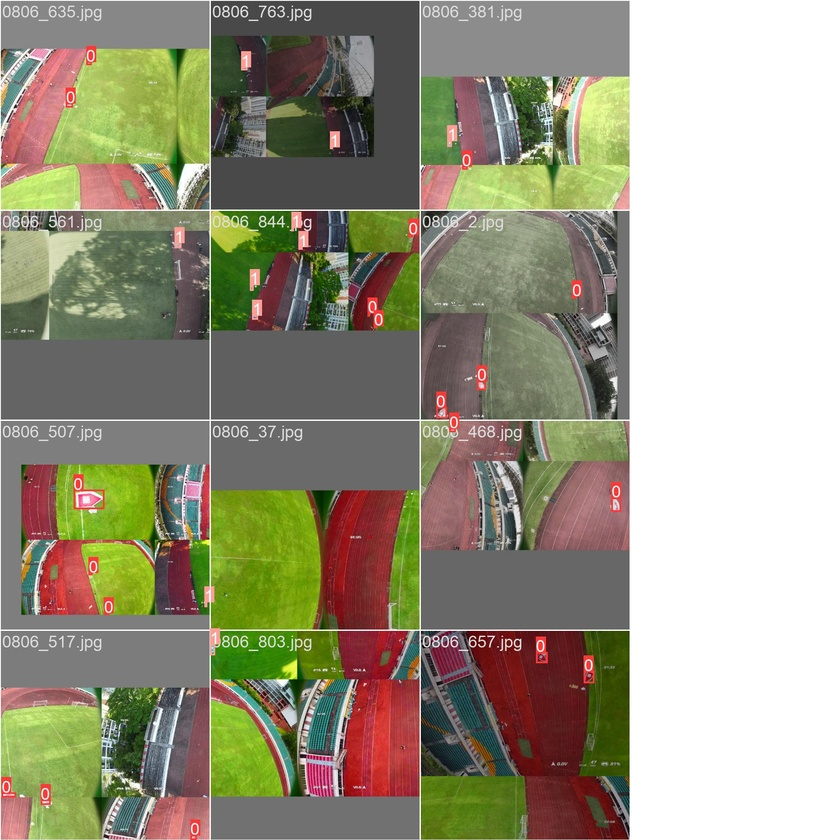
#> input picture vision/weights/m_low/train_batch0.jpg, 840 x 840 px, shrunk from 1920 x 1920 before the run
$ python -i crop.py   (imports and definitions only)
#> lines starting #> are read from the running program, lines starting #| are printed output that depends on the picture; after the words box and inside, x2 and y2 are one past the last pixel; in counts of white or black regions, pixels touching at a corner belong together
#> further down, picture is the input picture: shape (840, 840, 3); mean B, G, R 130.8, 151.2, 155.1
"""
提取转正标靶的数字矩形框
"""
import cv2
import numpy as np

def crop(img):
    """
    提取转正标靶的数字矩形框

    Args:
        img: 待处理图片，是openCV的BGR格式
    Returns:
        数字矩形框图片，是openCV的BGR格式; 若未检测到数字矩形框，返回长宽为0的图片，也是openCV的BGR格式
    """
    img_length = (img.shape[0] + img.shape[1]) * 2
#> img_length = 3360
    img_gray = cv2.cvtColor(img, cv2.COLOR_BGR2GRAY)
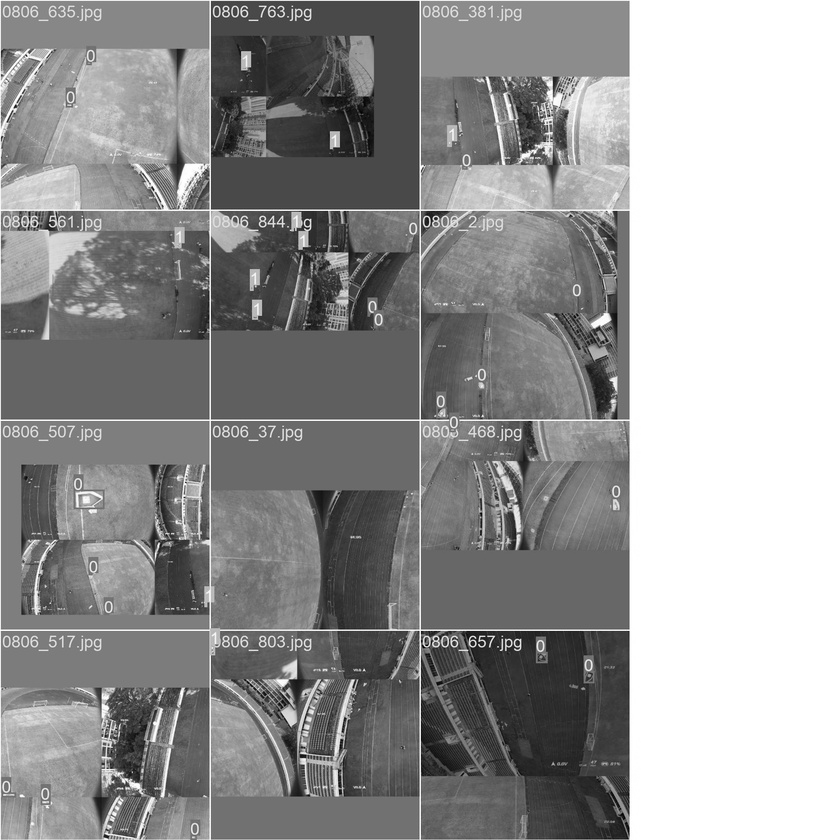
#> img_gray: shape (840, 840); min 0, max 255, mean 150.1

    imgb = cv2.Canny(img_gray, 60, 180, L2gradient=True)
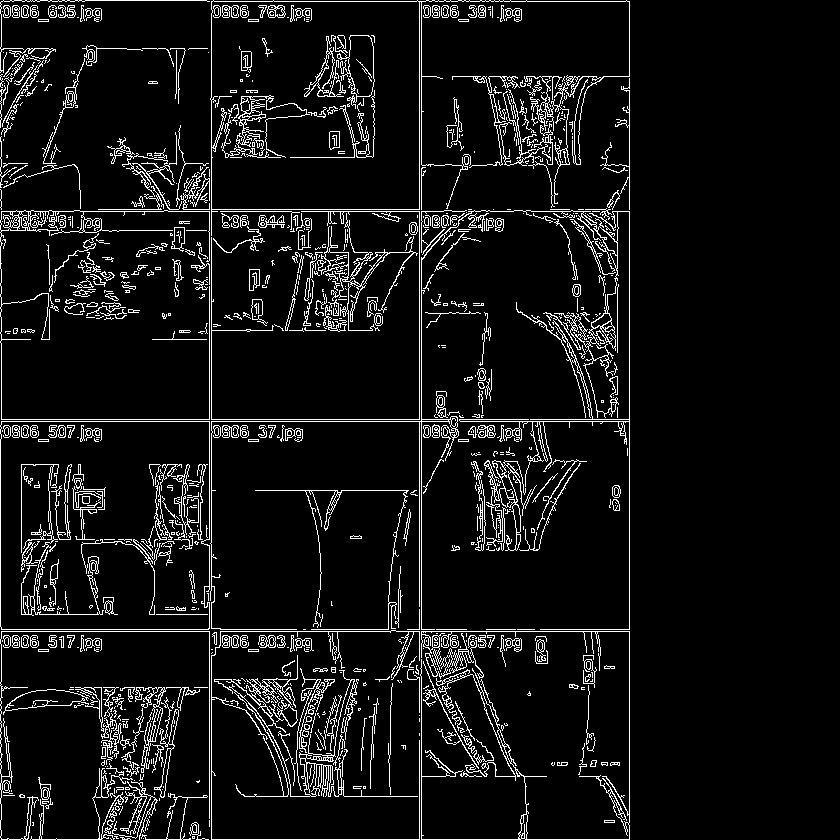
#> imgb: shape (840, 840); 7.4% white in thin lines or dots, all inside (x1, y1, x2, y2) = (0, 0, 630, 840)

    # 找到所有边界，按边界的外界最小矩形的面积大小排序
    contours, _ = cv2.findContours(imgb, cv2.RETR_TREE, cv2.CHAIN_APPROX_SIMPLE)
#> contours = 1862 contours, 1456 with area under 20; largest, box (x1, y1, x2, y2) and area: (210, 0, 630, 236) 43800, (0, 421, 210, 630) 43336, (0, 421, 210, 630) 43324, (210, 0, 420, 210) 43202, (214, 655, 418, 797) 1890
    rects = [(i, cv2.minAreaRect(contour)) for i, contour in enumerate(contours)]
#> rects = 1862 items
    rects.sort(key=lambda x: x[1][1][0]*x[1][1][1], reverse=True)

    # img = img / 255.0  # 注意255.0得采用浮点数
    # img = np.power(img, 2.0) * 255.0
    # img = img.astype(np.uint8)

    # 寻找近似为正方形的框，即为数字框
    # 限制正方形的最小面积，避免图中仍有小的黑色正方形框
    # 提取数字所在平行四边形，并变换为正方形
    for rect in rects:
        if rect[1][1][1] != 0 and rect[1][1][0] / rect[1][1][1] < 1.25 and rect[1][1][0] / rect[1][1][1] > 0.8 and rect[1][1][0] * rect[1][1][1] > 0.0004 * (img_length ** 2):
            epsilon = 0.1 * cv2.arcLength(contours[rect[0]], True)
            approx = cv2.approxPolyDP(contours[rect[0]], epsilon, True)
            approx = np.squeeze(approx, 1)
            if len(approx) != 4:
                return img[0:0, 0:0]
            ind = 0
            for i in range(3):
                if approx[i+1][0] + approx[i+1][1] < approx[ind][0] + approx[ind][1]:
                    ind = i + 1
            tmp_list = []
            if not ind:
                tmp_list = [[0, 0], [0, 30], [30, 30], [30, 0]]
            elif ind == 1:
                tmp_list = [[30, 0], [0, 0], [0, 30], [30, 30]]
            elif ind == 2:
                tmp_list = [[30, 30], [30, 0], [0, 0], [0, 30]]
            elif ind == 3:
                tmp_list = [[0, 30], [30, 30], [30, 0], [0, 0]]
            src = np.array(approx, dtype=np.float32)
            dst = np.array(tmp_list, dtype=np.float32)
            M = cv2.getPerspectiveTransform(src, dst)
            ret = cv2.warpPerspective(img, M, [30, 30], flags=cv2.INTER_CUBIC, borderMode=cv2.BORDER_REPLICATE)
            return ret
#> this loop made 1 pass
#> (rect, epsilon, approx) on pass 1: ((1311, ((419.5, 419.5), (419, 419), -90)), 816.8, [[629, 211]])

    # 若找不到返回长宽均为0的照片
    return img[0:0, 0:0]

>>> import cv2
>>> picture = cv2.imread('weights/m_low/train_batch0.jpg')
>>> result = crop(picture)
#> result = empty array

$ run again, on vision/weights/m_low/train_batch1.jpg
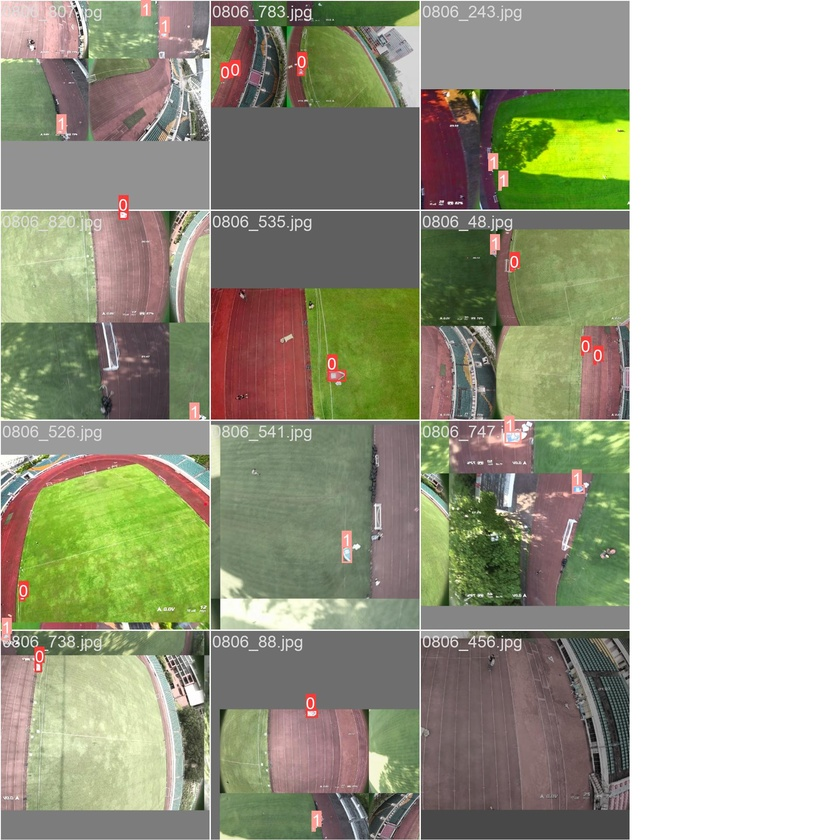
#> input picture vision/weights/m_low/train_batch1.jpg, 840 x 840 px, shrunk from 1920 x 1920 before the run
#> picture is the input picture: shape (840, 840, 3); mean B, G, R 143.7, 164, 162.9
#> in crop, `imgb = cv2.Canny(img_gray, 60, 180, L2gradient=True)`:
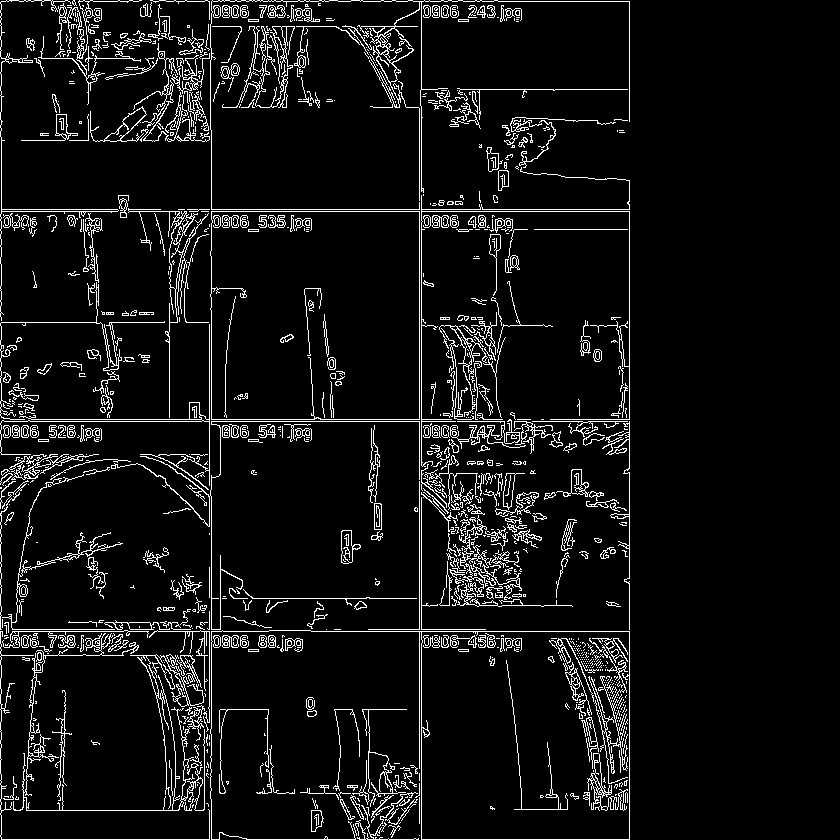
#> imgb: shape (840, 840); 6.8% white in thin lines or dots, all inside (x1, y1, x2, y2) = (0, 0, 630, 840)
#> contours = 1740 contours, 1351 with area under 20; largest, box (x1, y1, x2, y2) and area: (210, 630, 630, 840) 43276, (210, 211, 420, 420) 43265, (210, 211, 420, 420) 43240, (421, 631, 630, 840) 43238, (13, 633, 205, 811) 1160
#> rects = 1740 items
#> the loop in crop, `for rect in rects:` made 5 passes
#> (rect, epsilon, src, dst) on pass 5: ((239, ((104.5, 735), (208, 209), -90)), 117.2, [[0, 631], [1, 839], [209, 839], [2, 839]], [[0, 0], [0, 30], [30, 30], [30, 0]])
#> `result = crop(picture)`:
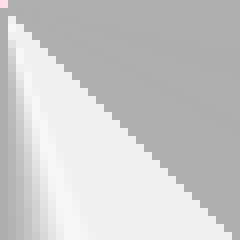
#> result: shape (30, 30, 3) (shown 8 times larger); mean B, G, R 201.2, 201.1, 201.2

$ run again, on vision/weights/m_low/train_batch2.jpg
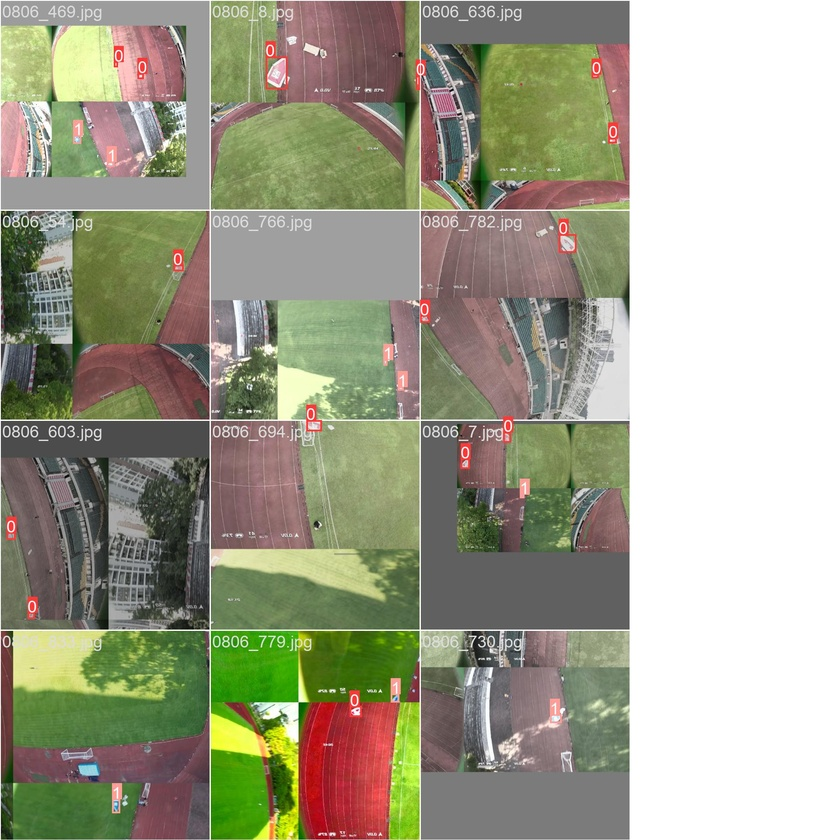
#> input picture vision/weights/m_low/train_batch2.jpg, 840 x 840 px, shrunk from 1920 x 1920 before the run
#> picture is the input picture: shape (840, 840, 3); mean B, G, R 141.3, 161.3, 161.7
#> in crop, `img_gray = cv2.cvtColor(img, cv2.COLOR_BGR2GRAY)`:
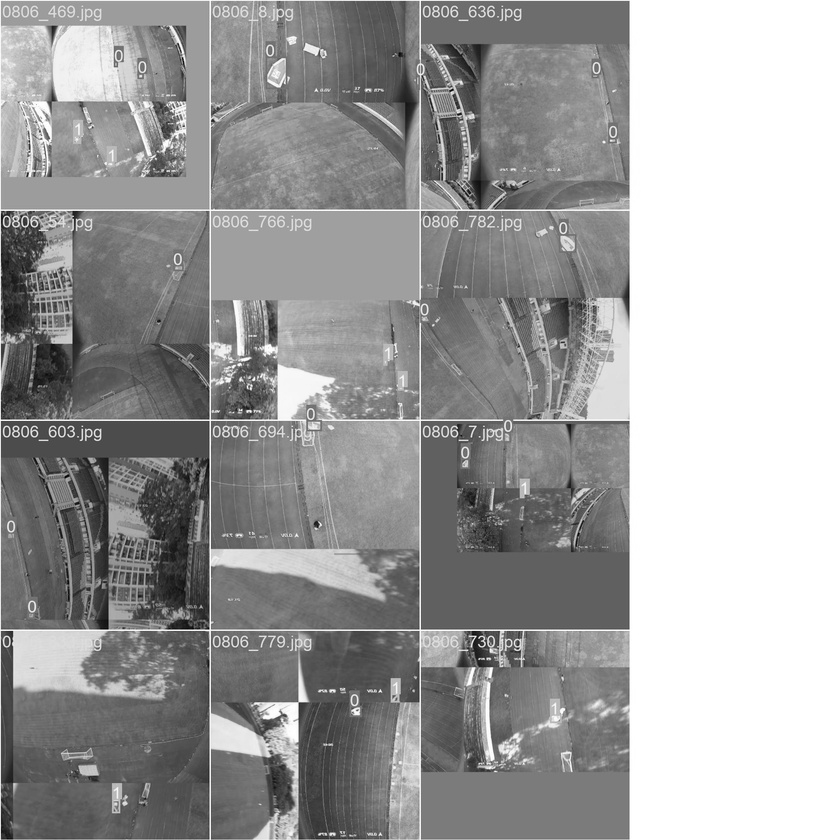
#> img_gray: shape (840, 840); min 0, max 255, mean 159.1
#> in crop, `imgb = cv2.Canny(img_gray, 60, 180, L2gradient=True)`:
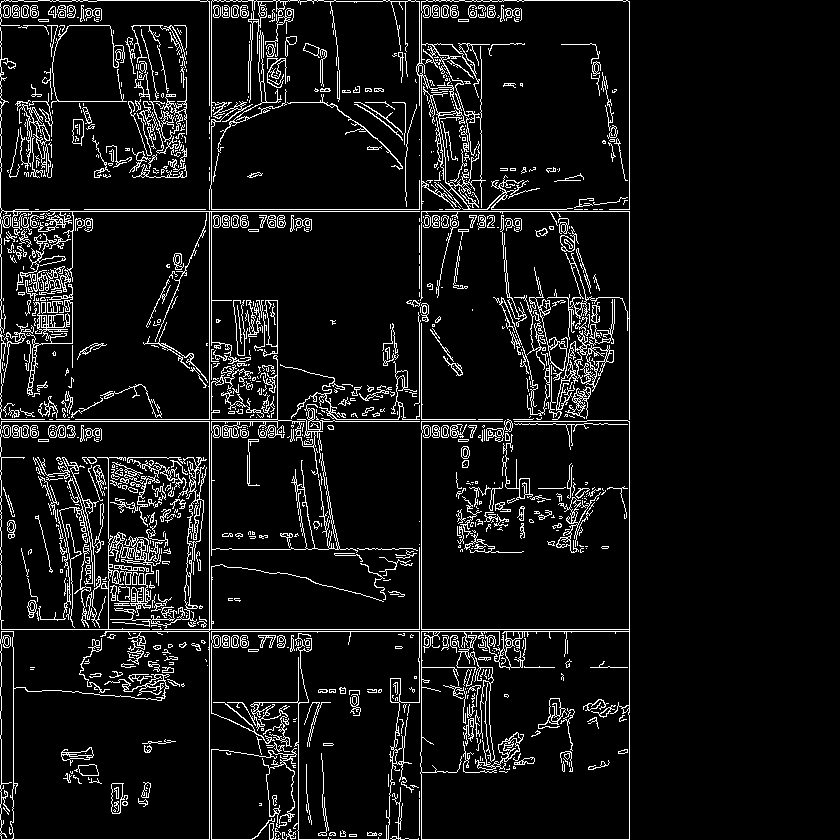
#> imgb: shape (840, 840); 7.8% white in thin lines or dots, all inside (x1, y1, x2, y2) = (0, 0, 630, 840)
#> contours = 2055 contours, 1606 with area under 20; largest, box (x1, y1, x2, y2) and area: (0, 421, 420, 840) 3672, (0, 631, 14, 840) 2404, (209, 0, 630, 210) 1071, (110, 457, 207, 628) 1006, (211, 631, 420, 840) 798
#> rects = 2055 items
#> the loop in crop, `for rect in rects:` made 1 pass
#> (rect, epsilon, approx) on pass 1: ((841, ((209.5, 630), (418, 419), -90)), 709.5, [[1, 421]])
#> result = empty array

$ run again, on vision/weights/m_low/val_batch0_pred.jpg
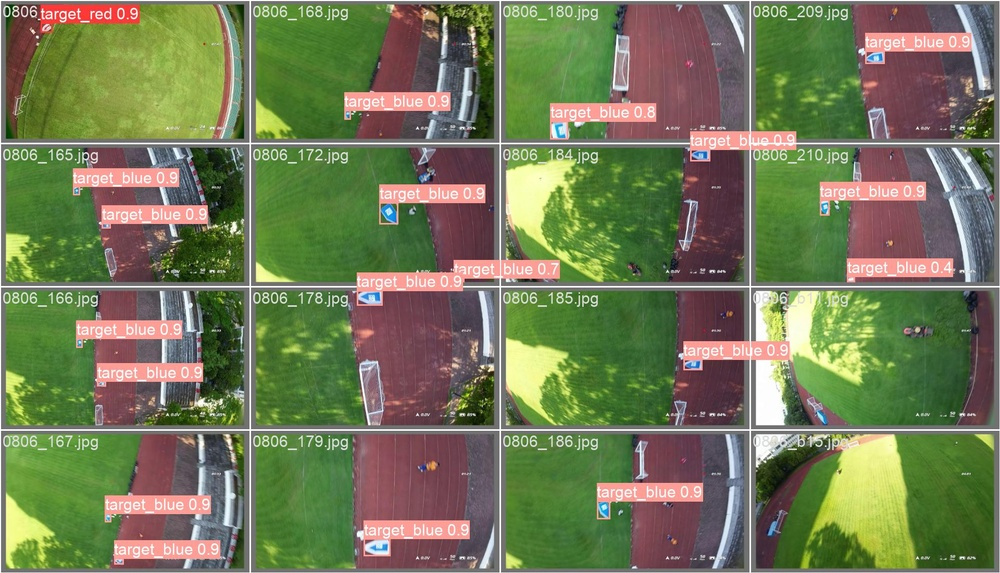
#> input picture vision/weights/m_low/val_batch0_pred.jpg, 1000 x 573 px, shrunk from 1920 x 1100 before the run
#> picture is the input picture: shape (573, 1000, 3); mean B, G, R 86.2, 121.8, 114.3
#> in crop, `imgb = cv2.Canny(img_gray, 60, 180, L2gradient=True)`:
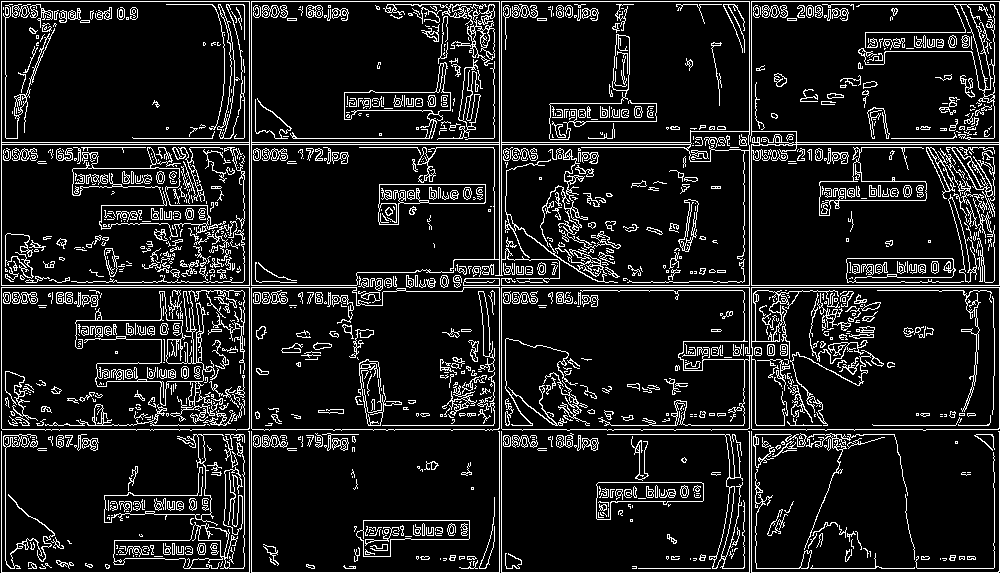
#> imgb: shape (573, 1000); 11.5% white in thin lines or dots
#> contours = 2575 contours, 1971 with area under 20; largest, box (x1, y1, x2, y2) and area: (251, 1, 750, 286) 71722, (1, 1, 250, 286) 70432, (750, 1, 1000, 286) 69912, (501, 287, 1000, 431) 35292, (1, 287, 250, 431) 35225
#> rects = 2575 items
#> the loop in crop, `for rect in rects:` made 3 passes
#> (rect, epsilon, src, dst) on pass 3: ((1520, ((874.5, 143), (284, 249), -90)), 131, [[751, 1], [751, 285], [999, 285], [999, 1]], [[0, 0], [0, 30], [30, 30], [30, 0]])
#> pass 3, in crop, `ret = cv2.warpPerspective(img, M, [30, 30], flags=cv2.INTER_CUBIC, bor..`:
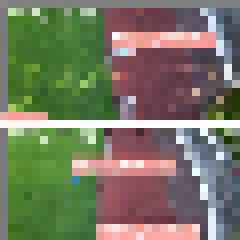
#> ret: shape (30, 30, 3) (shown 8 times larger); mean B, G, R 99.3, 120.5, 119.5
